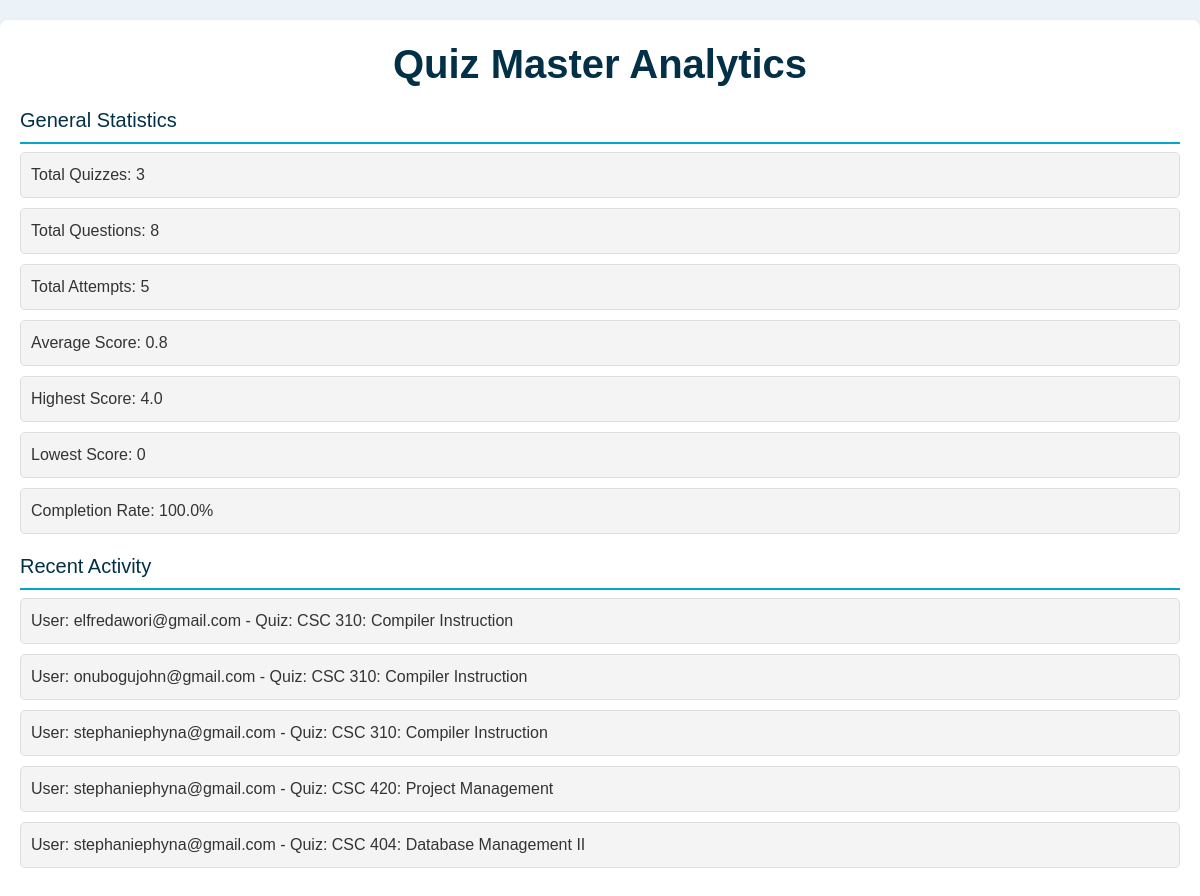
Screenshot of /api/quiz-master-analytics/ (signed in) with the database file from the repository.
### quiz/models.py (models this page shows, shortened)
class Result(models.Model):
    user = models.ForeignKey(CustomUser, on_delete=models.CASCADE)
    quiz = models.ForeignKey(Quiz, on_delete=models.CASCADE)
    score = models.FloatField()
    completion_status = models.CharField(max_length=20)
    feedback = models.TextField()
    created_at = models.DateTimeField(default=timezone.now)

class CustomUser(AbstractBaseUser):
    username = models.CharField(max_length=30, unique=True)
    email = models.EmailField(max_length=255, unique=True)
    first_name = models.CharField(max_length=100, default='')
    last_name = models.CharField(max_length=100, default='')
    registration_number = models.CharField(max_length=255, unique=True, default="some_default_value")
    ROLE_CHOICES = (('quiz_master', 'Quiz Master'), ('quiz_taker', 'Quiz Taker'))
    role = models.CharField(max_length=20, choices=ROLE_CHOICES, default='quiz_taker')
    additional_info = models.TextField(blank=True, null=True)
    is_active = models.BooleanField(default=True)
    is_staff = models.BooleanField(default=False)
    is_superuser = models.BooleanField(default=False)
    date_joined = models.DateTimeField(default=timezone.now)
    objects = MyUserManager()
    USERNAME_FIELD = 'email'
    REQUIRED_FIELDS = ['username']
    def __str__(self):
        return self.email

class Quiz(models.Model):
    uuid = models.UUIDField(default=uuid.uuid4, unique=True, editable=False)
    title = models.CharField(max_length=255)
    description = models.TextField()
    created_by = models.ForeignKey(CustomUser, on_delete=models.CASCADE, related_name='quizzes')
    created_at = models.DateTimeField(auto_now_add=True)
    updated_at = models.DateTimeField(auto_now=True)
    time_limit = models.PositiveIntegerField(default=0)
    total_score = models.FloatField(default=0.0)
    def __str__(self):
        return self.title

### quiz/views.py (the view)
# urls.py: path('quiz-master-analytics/', quiz_master_analytics_view, name='quiz_master_analytics'),
@login_required
def quiz_master_analytics_view(request):
    user = request.user
    total_quizzes = Quiz.objects.filter(created_by=user).count()
    total_questions = Question.objects.filter(quiz__created_by=user).count()
    total_attempts = Result.objects.filter(quiz__created_by=user).count()
    average_score = Result.objects.filter(quiz__created_by=user).aggregate(avg_score=Avg('score'))['avg_score'] or 0
    highest_score = Result.objects.filter(quiz__created_by=user).aggregate(max_score=Max('score'))['max_score'] or 0
    lowest_score = Result.objects.filter(quiz__created_by=user).aggregate(min_score=Min('score'))['min_score'] or 0
    completion_rate = (Result.objects.filter(quiz__created_by=user, completion_status='Completed').count() / total_attempts * 100) if total_attempts > 0 else 0
    time_spent_per_quiz = Answer.objects.filter(quiz__created_by=user).values('quiz').annotate(total_time=Sum('time_spent'))
    category_performance = Answer.objects.filter(quiz__created_by=user).values('question__category').annotate(
        total_correct=Sum('is_correct'), total_questions=Count('id'))
    recent_activity = Result.objects.filter(quiz__created_by=user).order_by('-id')[:10]
    feedback_analysis = Result.objects.filter(quiz__created_by=user).values('feedback').annotate(
        count=Count('feedback')).order_by('-count')
    return render(request, 'quiz_master_analytics.html', {
        'total_quizzes': total_quizzes,
        'total_questions': total_questions,
        'total_attempts': total_attempts,
        'average_score': average_score,
        'highest_score': highest_score,
        'lowest_score': lowest_score,
        'completion_rate': completion_rate,
        'time_spent_per_quiz': time_spent_per_quiz,
        'category_performance': category_performance,
        'recent_activity': recent_activity,
        'feedback_analysis': feedback_analysis,
    })

### templates/quiz_master_analytics.html (shortened to what this page needs)
<!DOCTYPE html>
<html lang="en">
<head>
    {% load static %}
    <link href="https://stackpath.bootstrapcdn.com/bootstrap/4.5.2/css/bootstrap.min.css" rel="stylesheet">
</head>
<body>
    <div class="container">
        <h1>Quiz Master Analytics</h1>
        <div class="statistics">
            <h2>General Statistics</h2>
            <ul>
                <li>Total Quizzes: {{ total_quizzes }}</li>
                <li>Total Questions: {{ total_questions }}</li>
                <li>Total Attempts: {{ total_attempts }}</li>
                <li>Average Score: {{ average_score }}</li>
                <li>Highest Score: {{ highest_score }}</li>
                <li>Lowest Score: {{ lowest_score }}</li>
                <li>Completion Rate: {{ completion_rate }}%</li>
            </ul>
        </div>
        <div class="analytics-section">
            <h2>Recent Activity</h2>
            {% if recent_activity %}
                <ul>
                    {% for activity in recent_activity %}
                        <li>User: {{ activity.user }} - Quiz: {{ activity.quiz }}</li>
                    {% endfor %}
                </ul>
            {% else %}
                <p class="placeholder-message">No recent activities.</p>
            {% endif %}
        </div>
    </div>
</body>
</html>

### templates/quiz_master_analytics.html (style rules this page uses)
body { font-family: Arial, sans-serif; margin: 0; padding: 0; color: #333; background-color: #ebf3f9; }
.container { max-width: 1200px; margin: 20px auto; padding: 20px; background-color: #fff; border-radius: 8px; box-shadow: 0 4px 8px rgba(0, 0, 0, 0.1); }
h1 { text-align: center; margin-bottom: 20px; color: #023047; font-weight: bold; }
h2 { margin-top: 20px; border-bottom: 2px solid #00a9cb; padding-bottom: 10px; color: #023047; font-size: 20px; }
.statistics, .analytics-section { margin-bottom: 20px; }
.statistics ul, .analytics-section ul { list-style: none; padding: 0; }
.statistics li, .analytics-section li { padding: 10px; border: 1px solid #ddd; border-radius: 5px; margin-bottom: 10px; background-color: #f4f4f4; }

### rows the page displays
Result: user "elfredawori@gmail.com", quiz "CSC 310: Compiler Instruction"
Result: user "onubogujohn@gmail.com", quiz "CSC 310: Compiler Instruction"
Result: user "stephaniephyna@gmail.com", quiz "CSC 310: Compiler Instruction"
Result: user "stephaniephyna@gmail.com", quiz "CSC 420: Project Management"
Result: user "stephaniephyna@gmail.com", quiz "CSC 404: Database Management II"

### other values shown
{{ total_quizzes }} "3"
{{ total_questions }} "8"
{{ total_attempts }} "5"
{{ average_score }} "0.8"
{{ highest_score }} "4.0"
{{ lowest_score }} "0"
{{ completion_rate }} "100.0"
